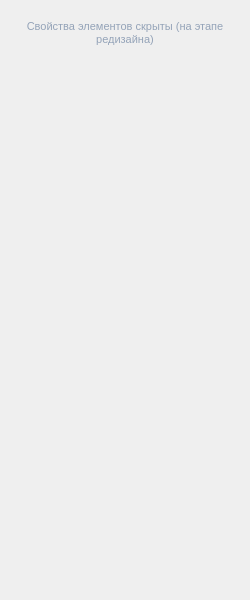
<?xml version="1.0" encoding="UTF-8"?>
<ui version="4.0">
 <class>ElementPropertyFrame</class>
 <widget class="QDockWidget" name="ElementPropertyFrame">
  <property name="geometry">
   <rect>
    <x>0</x>
    <y>0</y>
    <width>250</width>
    <height>600</height>
   </rect>
  </property>
  <property name="windowTitle">
   <string>Свойства</string>
  </property>
  <widget class="QWidget" name="dockWidgetContents">
   <layout class="QVBoxLayout" name="mainLayout">
    <property name="leftMargin">
     <number>12</number>
    </property>
    <property name="topMargin">
     <number>20</number>
    </property>
    <property name="rightMargin">
     <number>12</number>
    </property>
    <property name="bottomMargin">
     <number>20</number>
    </property>
    <item>
     <widget class="QLabel" name="placeholderLabel">
      <property name="text">
       <string>Свойства элементов скрыты (на этапе редизайна)</string>
      </property>
      <property name="alignment">
       <set>Qt::AlignCenter</set>
      </property>
      <property name="wordWrap">
       <bool>true</bool>
      </property>
      <property name="styleSheet">
       <string>color: #94a3b8; font-size: 11px;</string>
      </property>
     </widget>
    </item>
    <item>
     <spacer name="verticalSpacer">
      <property name="orientation">
       <enum>Qt::Vertical</enum>
      </property>
      <property name="sizeHint" stdset="0">
       <size>
        <width>20</width>
        <height>40</height>
       </size>
      </property>
     </spacer>
    </item>
   </layout>
  </widget>
 </widget>
 <resources/>
 <connections/>
</ui>
